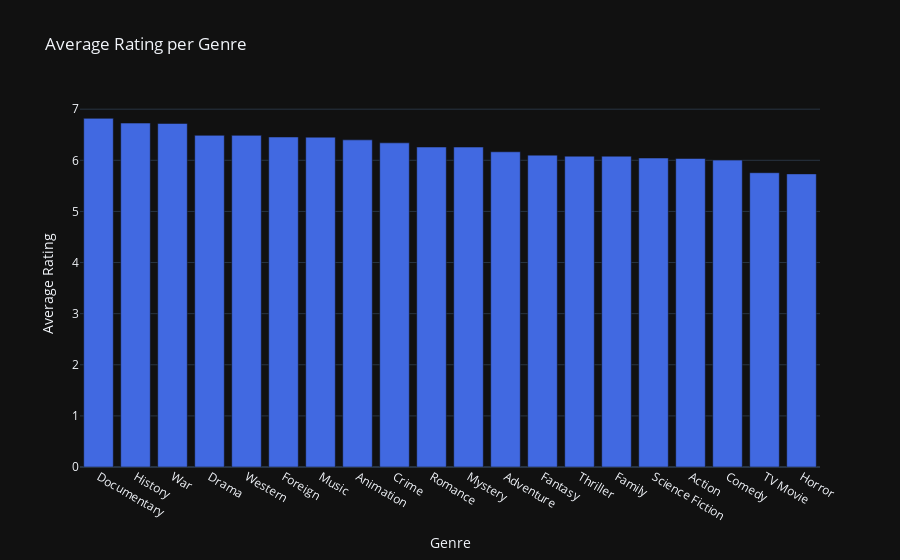

This figure's notebook cell:
### Markdown cell above
### Average Rating per Genre

### Code cell
# Explode the list of genres (each genre will have its own row)
movies_genres_exploded = movies.explode("genres")

# Extract genre names
movies_genres_exploded["genre_name"] = movies_genres_exploded["genres"].apply(lambda x: x["name"] if isinstance(x, dict) else None)

# Group by genre and calculate the mean revenue
genre_rating = movies_genres_exploded.groupby("genre_name")["vote_average"].mean().sort_values(ascending=False)

# Bar chart
fig = go.Figure()
fig.add_trace(go.Bar(
    x=genre_rating.index,
    y=genre_rating.values,
    marker=dict(color="royalblue")
))

# Layout
fig.update_layout(
    title="Average Rating per Genre",
    xaxis_title="Genre",
    yaxis_title="Average Rating",
    template="plotly_dark"
)

fig.show()

### Figure 1 — Plotly figure (JSON) as saved in the notebook; plotly's stock layout.template omitted (floating-point values rounded to 4 significant figures)
{"data": [{"marker": {"color": "royalblue"}, "type": "bar", "x": ["Documentary", "History", "War", "Drama", "Western", "Foreign", "Music", "Animation", "Crime", "Romance", "Mystery", "Adventure", "Fantasy", "Thriller", "Family", "Science Fiction", "Action", "Comedy", "TV Movie", "Horror"], "y": [6.821, 6.728, 6.721, 6.489, 6.488, 6.456, 6.453, 6.4, 6.342, 6.26, 6.259, 6.166, 6.101, 6.081, 6.08, 6.044, 6.036, 6.004, 5.757, 5.735]}], "layout": {"title": {"text": "Average Rating per Genre"}, "xaxis": {"title": {"text": "Genre"}}, "yaxis": {"title": {"text": "Average Rating"}}}}
